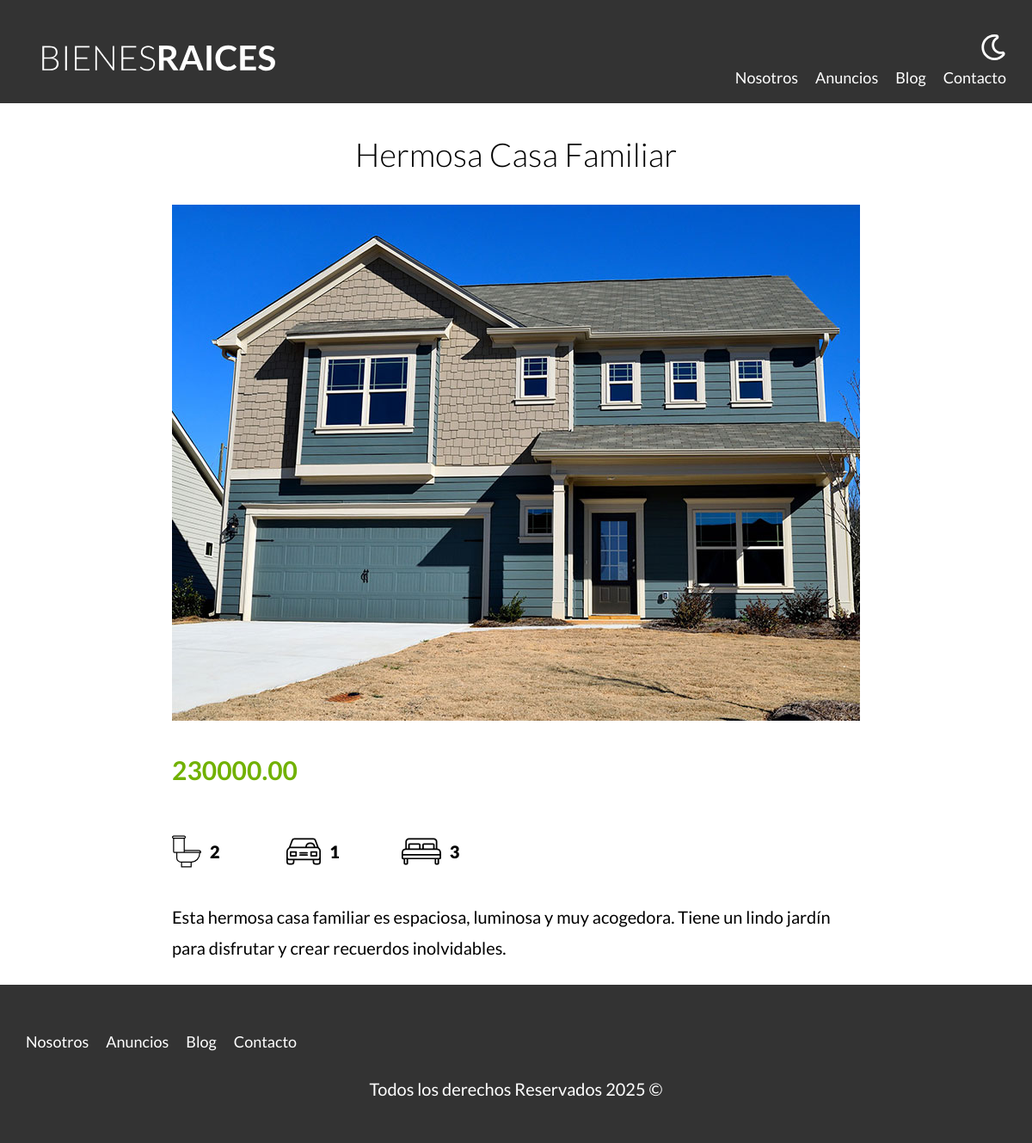
/anuncio.php?id=23, run on the app's committed database.
### tables this page shows
CREATE TABLE `propiedades` (
  `id` int NOT NULL AUTO_INCREMENT,
  `titulo` varchar(45) DEFAULT NULL,
  `precio` decimal(10,2) DEFAULT NULL,
  `imagen` varchar(200) DEFAULT NULL,
  `descripcion` longtext,
  `habitaciones` int DEFAULT NULL,
  `wc` int DEFAULT NULL,
  `estacionamientos` int DEFAULT NULL,
  `creado` date DEFAULT NULL,
  `vendedorId` int NOT NULL,
  PRIMARY KEY (`id`),
  KEY `fk_Propiedades_vendedores_idx` (`vendedorId`),
  CONSTRAINT `fk_Propiedades_vendedores` FOREIGN KEY (`vendedorId`) REFERENCES `vendedores` (`id`)
);

### anuncio.php (the view, shortened to what this page needs)
<?php
$db=conectarDB();
$id = $_GET['id'] ?? null;
$id = filter_var($id, FILTER_VALIDATE_INT);
$query="SELECT * FROM propiedades WHERE id=$id";
$resultado=mysqli_query($db,$query);
?>
    <main class="contenedor seccion contenido-centrado">
        <?php while ($propiedad=mysqli_fetch_assoc($resultado)): ?>
        <h1><?php echo $propiedad ['titulo'];?></h1>
        <img loading="lazy" src="/imagenes/<?php echo $propiedad ['imagen'];?>" alt="anuncio">
        <div class="resumen-propiedad">
            <p class="precio"><?php echo $propiedad ['precio'];?></p>
            <ul class="iconos-caracteristicas">
                <li>
                    <img class="icono" loading="lazy" src="build/img/icono_wc.svg" alt="icono wc">
                    <p><?php echo $propiedad ['wc'];?></p>
                </li>
                <li>
                    <img class="icono" loading="lazy" src="build/img/icono_estacionamiento.svg" alt="icono estacionamiento">
                    <p><?php echo $propiedad ['estacionamientos'];?></p>
                </li>
                <li>
                    <img class="icono"  loading="lazy" src="build/img/icono_dormitorio.svg" alt="icono habitaciones">
                    <p><?php echo $propiedad ['habitaciones'];?></p>
                </li>
            </ul>
            <p><?php echo $propiedad ['descripcion'];?></p>
        </div>
     <?php endwhile; ?>
    </main>

### build/css/app.css (style rules this page uses)
html { line-height:1.15;-webkit-text-size-adjust:100% }
body { margin:0 }
main { display:block }
h1 { font-size:2em;margin:.67em 0 }
img { border-style:none }
html { font-size:62.5%;box-sizing:border-box }
*,*:before,*:after { box-sizing:inherit }
body { font-family:"Lato",sans-serif;font-size:1.6rem;line-height:1.8 }
p { color:#000;font-size:2rem }
.contenedor { width:95%;max-width:120rem;margin:0 auto }
img,picture { width:100%;display:block }
h1,h2,h3 { font-family:"Lato",sans-serif;margin:2.5rem 0;font-weight:300;text-align:center }
h1 { font-size:3.8rem }
.seccion { margin-top:2.5rem;margin-bottom:2.5rem }
.contenido-centrado { max-width:80rem }
.icono { text-align:center }
.precio { color:#71b100;font-weight:700;font-size:3rem }
.iconos-caracteristicas { display:flex;list-style:none;padding:0;max-width:40rem }
.iconos-caracteristicas li { flex:1;display:flex }
.iconos-caracteristicas li img { flex:0 0 3rem;margin-right:1rem }
.iconos-caracteristicas li p { font-weight:900 }

### data on the page
propiedades: titulo "Hermosa Casa Familiar", imagen (picture), precio "230000.00", wc "2", estacionamientos "1", habitaciones "3", descripcion "Esta hermosa casa familiar es espaciosa, luminosa y muy acogedora. Tiene un lindo jardín para disfrutar y crear recuerdos inolvidables."
